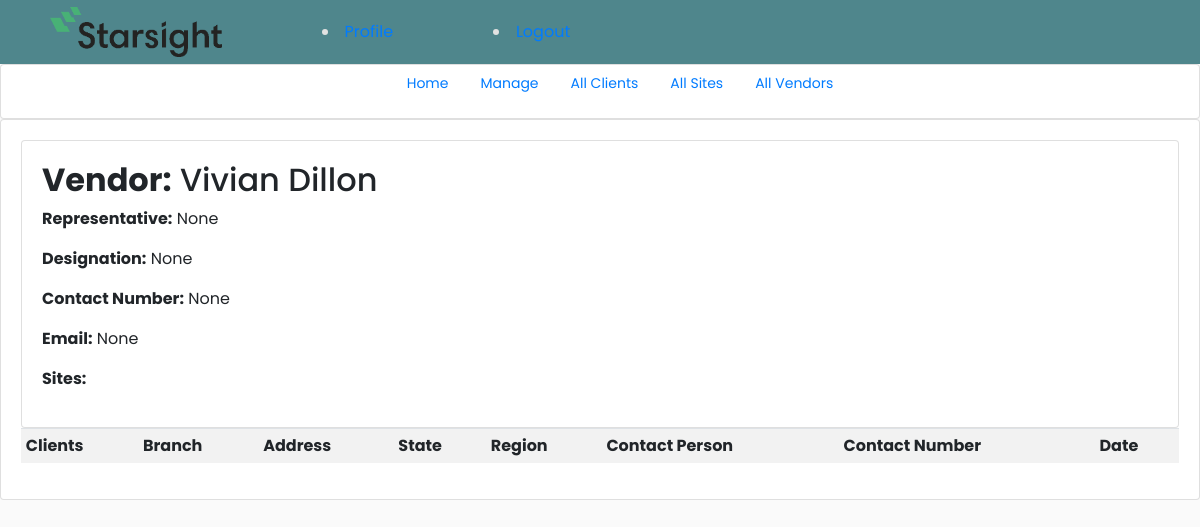
The page /audits/vendor/2/ (signed in) on the database its author committed.
### audits/models.py (models this page shows, shortened)
class Vendor(models.Model):
    user = models.ForeignKey(
        User, null=True, on_delete=models.CASCADE, related_name="vendor")
    name = models.CharField(max_length=100, null=True)
    rep_name = models.CharField(max_length=100, null=True)
    designation = models.CharField(max_length=100, null=True)
    contact_number = models.CharField(max_length=16, null=True)
    email = models.EmailField(max_length=100, null=True)

### audits/views.py (the view)
# urls.py: path('vendor/<int:pk>/', views.vendorDetail, name='vendor-detail'),
@login_required
def vendorDetail(request, pk):
    schedules = Schedule.objects.all()
    instance = Vendor.objects.get(id=pk)
    sites_per_vendor = schedules.filter(vendor=instance)
    context = {
        'vendor': instance,
        'sites_per_vendor': sites_per_vendor,
        'schedules': schedules
    }
    return render(request, 'audits/vendorDetail.html', context)

### templates/audits/vendorDetail.html (shortened to what this page needs)
{% extends 'base.html' %} {% block content %}
    <div class="card card-body">
        <h2><strong>Vendor:</strong> {{ vendor.name }}</h2>
        <p class="article-content"><strong>Representative:</strong> {{ vendor.rep_name }}</p>
        <p class="article-content"><strong>Designation:</strong> {{ vendor.designation }}</p>
        <p class="article-content"><strong>Contact Number:</strong> {{ vendor.contact_number }}</p>
        <p class="article-content"><strong>Email:</strong> {{ vendor.email }}</p>
        <p class="article-content"><strong>Sites:</strong> {{ vendor.site.name }}</p>
    </div>
    <div>
        <table class="table table-striped table-hover table-sm">
            <tr>
                <th>Clients</th>
                <th>Branch</th>
                <th>Address</th>
                <th>State</th>
                <th>Region</th>
                <th>Contact Person</th>
                <th>Contact Number</th>
                <th>Date</th>
            </tr>
    </div>
{% endblock %}

### static/css/style.css (style rules this page uses)
body { background-color: hsl(0, 0%, 98%); font-family: 'Poppins', sans-serif; }

### rows shown on the page
Vendor: name "Vivian Dillon", rep_name "None", designation "None", contact_number "None", email "None"
